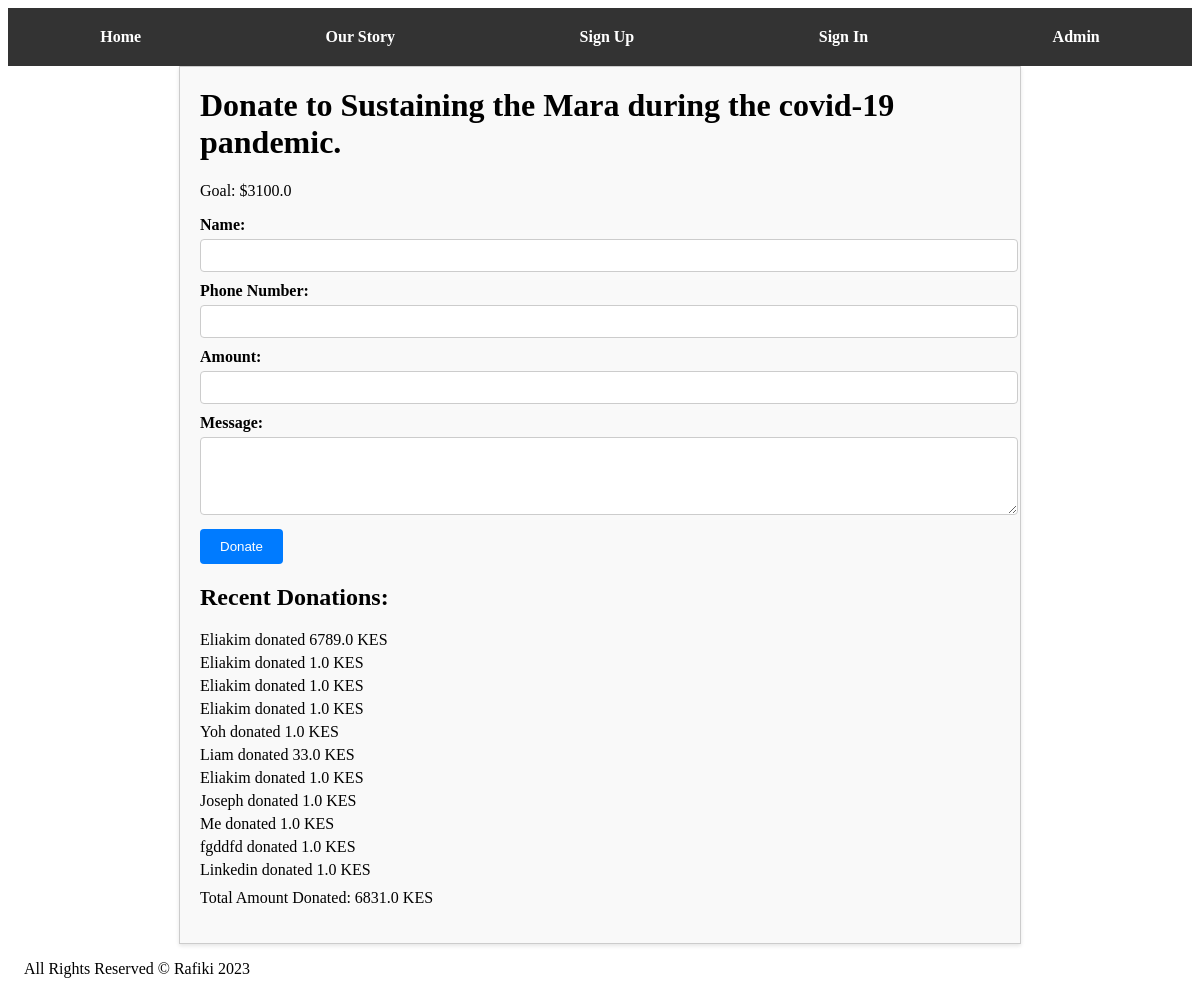
The page /donate/1 on the database its author committed.
### tables this page shows
CREATE TABLE fundraisers (
            id INTEGER PRIMARY KEY AUTOINCREMENT,
            title TEXT NOT NULL,
            description TEXT NOT NULL,
            organizer_name TEXT NOT NULL,
            organizer_email TEXT NOT NULL,
            fundraising_goal REAL NOT NULL,
            start_date TEXT NOT NULL,
            end_date TEXT NOT NULL
        );

CREATE TABLE donation (
    id INTEGER PRIMARY KEY AUTOINCREMENT,
    fundraiser_id INTEGER NOT NULL,
    name TEXT NOT NULL,
    phone_number TEXT NOT NULL,
    amount REAL NOT NULL,
    message TEXT,
    created_at TIMESTAMP DEFAULT CURRENT_TIMESTAMP,
    FOREIGN KEY (fundraiser_id) REFERENCES fundraisers (id)
);

### app.py (the view, shortened to what this page needs)
@app.route('/donate/<int:fundraiser_id>', methods=['GET', 'POST'])
def donate(fundraiser_id):
    db = get_db()
    fundraiser_details = get_fundraiser_by_id(fundraiser_id)
    if fundraiser_details is None:
        return redirect(url_for('index'))
    donations = db.execute('SELECT * FROM donation WHERE fundraiser_id = ?', (fundraiser_id,)).fetchall()
    total_donated = sum(donation['amount'] for donation in donations)
    return render_template('donate.html', fundraiser=fundraiser_details, donations=donations, total_donated=total_donated)

### app.py (called while the page is built)
def get_db():
    if 'db' not in g:
        g.db = sqlite3.connect(app.config['DATABASE'])
        g.db.row_factory = sqlite3.Row
        g.db.execute(
            '''
            CREATE TABLE IF NOT EXISTS users (
                id INTEGER PRIMARY KEY AUTOINCREMENT,
                username TEXT NOT NULL,
                email TEXT NOT NULL,
                password TEXT NOT NULL
            )
            '''
        )
        g.db.commit()
    return g.db

def get_fundraiser_by_id(fundraiser_id):
    db = get_db()
    fundraiser = db.execute('SELECT * FROM fundraisers WHERE id = ?', (fundraiser_id,)).fetchone()
    return fundraiser

### templates/donate.html (shortened to what this page needs)
{% extends "base.html" %}
{% block content %}
    <div class="donation-container">
        <h1>Donate to {{ fundraiser.title }}</h1>
        <p>Goal: ${{ fundraiser.fundraising_goal }}</p>
        <form method="post" class="donation-form">
            <label for="name">Name:</label>
            <input type="text" id="name" name="name" required><br>
            <label for="phone_number">Phone Number:</label>
            <input type="text" id="phone_number" name="phone_number" required><br>
            <label for="amount">Amount:</label>
            <input type="number" id="amount" name="amount" step="0.01" required><br>
            <label for="message">Message:</label>
            <textarea id="message" name="message" rows="4"></textarea><br>
            <input type="submit" value="Donate" class="btn-donate">
        </form>
        <h2>Recent Donations:</h2>
        <ul class="donation-list">
            {% for donation in donations %}
                <li>{{ donation.name }} donated {{ donation.amount }} KES</li>
            {% endfor %}
        </ul>
        <p class="total-donated">Total Amount Donated: {{ total_donated }} KES</p>
    </div>
{% endblock %}

### templates/base.html (shortened to what this page needs)
<!DOCTYPE html>
<html>
<head>
    <link rel="stylesheet" href="{{ url_for('static', filename='style.css') }}">
    <link rel="stylesheet" href="{{ url_for('static', filename='nav.css') }}">
</head>
<body>
    {% include 'nav.html' %}
    <div class="content">
        {% block content %}{% endblock %}
    </div>
    {% include 'footer.html' %}
</body>
</html>

### templates/nav.html
<nav>
      <ul class="nav-list">
            <a href="{{ url_for('index') }}">Home</a>
            <a href="{{ url_for('contact') }}">Our Story</a>
            <a href="{{ url_for('register') }}">Sign Up</a>
            <a href="{{ url_for('login') }}">Sign In</a>
            <a href="{{ url_for('admin') }}">Admin</a>
      </ul>
  </nav>

### templates/footer.html
<footer style="padding-left:16px">
    <p>All Rights Reserved &copy;  Rafiki 2023 </p>
</footer>

### static/style.css (style rules this page uses)
.btn-donate { display: inline-block; padding: 10px 20px; background-color: #007bff; color: #fff; text-decoration: none; border-radius: 4px; transition: background-color 0.3s ease; }
.donation-container { max-width: 800px; margin: 0 auto; padding: 20px; background-color: #f9f9f9; border: 1px solid #ccc; box-shadow: 0px 2px 4px rgba(0, 0, 0, 0.1); }
.donation-container h1 { margin-top: 0; }
.donation-form label { display: block; margin-top: 10px; font-weight: bold; }
.donation-form input[type="text"], .donation-form input[type="number"], .donation-form textarea { width: 100%; padding: 8px; margin-top: 5px; border: 1px solid #ccc; border-radius: 4px; }
.donation-form .btn-donate { display: inline-block; margin-top: 10px; padding: 10px 20px; background-color: #007bff; color: #fff; border: none; border-radius: 4px; cursor: pointer; transition: background-color 0.3s ease; }
.donation-list { list-style: none; padding: 0; }
.donation-list li { margin-bottom: 5px; }
.total-donated { margin-top: 10px; }

### static/nav.css (style rules this page uses)
ul { margin: 0; padding: 0; }
.nav-list { list-style: none; display: flex; justify-content: space-around; background-color: #333; padding: 10px 0; }
.nav-list a { text-decoration: none; color: #fff; font-weight: bold; padding: 10px 20px; transition: background-color 0.3s ease; }

### rows shown on the page
fundraisers: title "Sustaining the Mara during the covid-19 pandemic.", fundraising_goal "3100.0"
donation: name "Eliakim", amount "6789.0"
donation: name "Eliakim", amount "1.0"
donation: name "Eliakim", amount "1.0"
donation: name "Eliakim", amount "1.0"
donation: name "Yoh", amount "1.0"
donation: name "Liam", amount "33.0"
donation: name "Eliakim", amount "1.0"
donation: name "Joseph", amount "1.0"
donation: name "Me", amount "1.0"
donation: name "fgddfd", amount "1.0"
donation: name "Linkedin", amount "1.0"

### other values the page prints
{{ total_donated }} "6831.0"
